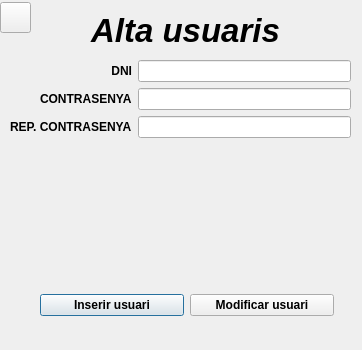
<?xml version="1.0" encoding="UTF-8"?>
<ui version="4.0">
 <class>Dialog</class>
 <widget class="QDialog" name="Dialog">
  <property name="geometry">
   <rect>
    <x>0</x>
    <y>0</y>
    <width>362</width>
    <height>350</height>
   </rect>
  </property>
  <property name="font">
   <font>
    <weight>75</weight>
    <italic>false</italic>
    <bold>true</bold>
   </font>
  </property>
  <property name="windowTitle">
   <string>Dialog</string>
  </property>
  <property name="styleSheet">
   <string notr="true"/>
  </property>
  <widget class="QLabel" name="label">
   <property name="geometry">
    <rect>
     <x>50</x>
     <y>-320</y>
     <width>271</width>
     <height>701</height>
    </rect>
   </property>
   <property name="font">
    <font>
     <family>Arial</family>
     <pointsize>25</pointsize>
     <weight>75</weight>
     <italic>true</italic>
     <bold>true</bold>
    </font>
   </property>
   <property name="text">
    <string>Alta usuaris</string>
   </property>
   <property name="alignment">
    <set>Qt::AlignCenter</set>
   </property>
  </widget>
  <widget class="QWidget" name="horizontalLayoutWidget_6">
   <property name="geometry">
    <rect>
     <x>40</x>
     <y>270</y>
     <width>294</width>
     <height>71</height>
    </rect>
   </property>
   <layout class="QHBoxLayout" name="hlButtons">
    <item>
     <widget class="QPushButton" name="pbInserir">
      <property name="styleSheet">
       <string notr="true">font: italic 13pt &quot;Arial&quot;;</string>
      </property>
      <property name="text">
       <string>Inserir usuari</string>
      </property>
     </widget>
    </item>
    <item>
     <widget class="QPushButton" name="pbModificar">
      <property name="styleSheet">
       <string notr="true">font: italic 13pt &quot;Arial&quot;;</string>
      </property>
      <property name="text">
       <string>Modificar usuari</string>
      </property>
     </widget>
    </item>
   </layout>
  </widget>
  <widget class="QWidget" name="formLayoutWidget">
   <property name="geometry">
    <rect>
     <x>10</x>
     <y>60</y>
     <width>341</width>
     <height>201</height>
    </rect>
   </property>
   <layout class="QFormLayout" name="formLayout">
    <property name="labelAlignment">
     <set>Qt::AlignRight|Qt::AlignTrailing|Qt::AlignVCenter</set>
    </property>
    <item row="0" column="0">
     <widget class="QLabel" name="label_2">
      <property name="text">
       <string>DNI</string>
      </property>
      <property name="alignment">
       <set>Qt::AlignRight|Qt::AlignTrailing|Qt::AlignVCenter</set>
      </property>
     </widget>
    </item>
    <item row="0" column="1">
     <widget class="QLineEdit" name="textDni">
      <property name="maxLength">
       <number>9</number>
      </property>
     </widget>
    </item>
    <item row="1" column="0">
     <widget class="QLabel" name="label_3">
      <property name="text">
       <string>CONTRASENYA</string>
      </property>
     </widget>
    </item>
    <item row="1" column="1">
     <widget class="QLineEdit" name="textPasswd">
      <property name="echoMode">
       <enum>QLineEdit::Password</enum>
      </property>
     </widget>
    </item>
    <item row="2" column="0">
     <widget class="QLabel" name="label_4">
      <property name="text">
       <string>REP. CONTRASENYA</string>
      </property>
     </widget>
    </item>
    <item row="2" column="1">
     <widget class="QLineEdit" name="textPasswd2">
      <property name="echoMode">
       <enum>QLineEdit::Password</enum>
      </property>
     </widget>
    </item>
   </layout>
  </widget>
  <widget class="QPushButton" name="return_btn">
   <property name="geometry">
    <rect>
     <x>0</x>
     <y>2</y>
     <width>31</width>
     <height>31</height>
    </rect>
   </property>
   <property name="text">
    <string/>
   </property>
  </widget>
 </widget>
 <resources/>
 <connections/>
</ui>
